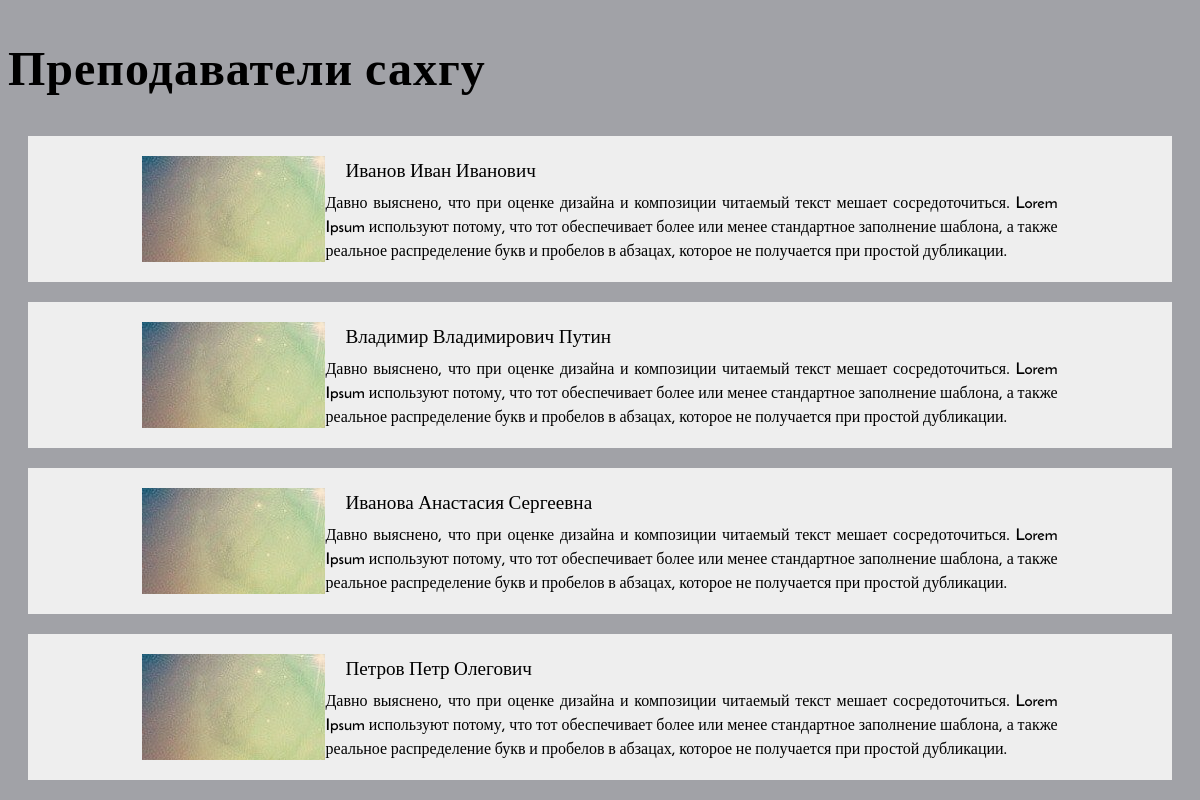
Page /about_teachers.php on the committed database.
### tables this page shows
CREATE TABLE `teachers` (
  `id` int(11) NOT NULL,
  `name` varchar(255) NOT NULL DEFAULT 'Иванов Иван Иванович',
  `about` text DEFAULT NULL,
  `photo` varchar(255) NOT NULL DEFAULT 'photoTeacher.jpg'
);

### about_teachers.php (the view, shortened to what this page needs)
<?php
$connection = mysqli_connect( 'localhost', 'root', 'root','test_db');
$result = mysqli_query($connection, "SELECT * FROM `teachers` WHERE 1");
?>
<?php include "head.php" ?>
    <main class="teacher_main_block">
        <h1>Преподаватели сахгу</h1>
        <?php
        while ( $art = mysqli_fetch_assoc($result))
        {
            ?>
            <div class="main_news_container main_teacher_container">
                <div class="news_container">
                    <div class="container">
                        <div class="teacherPhoto" style="background-image: url(./assets/data/teacher/photos/<?php echo $art['photo'] ?>)"></div>
                        <div class="text_part">
                            <div class="title"><?php echo $art['name']?></div>
                            <div class="news_text"><?php echo $art['about']?></div>
                        </div>
                    </div>
                </div>
            </div>
            <?php
        }
        ?>
    </main>

### assets/style/main.css (style rules this page uses)
* { font-family: 'ReemKufi'; user-select: none; }
body { background-color: #A1A2A7; }
h1 { color:black; font-size: 3em; letter-spacing: 1px; }
.news_container { height: auto; margin: 20px; }
.title { padding-left: 20px; font-size: 1.2em; margin-bottom: 5px; }
.news_text { font-size: 12pt; font-weight: 100; }
.container { padding: 5px; text-align: justify; display: grid; grid-template-columns: 1fr 4fr; padding: 20px 10%; background-color: #eeeeee; }

### rows in the picture
teachers: photo (picture), name "Иванов Иван Иванович", about "Давно выяснено, что при оценке дизайна и композиции читаемый текст мешает сосредоточиться. Lorem Ipsum используют потому, что тот обеспечивает более или менее стандартное заполнение шаблона, а также реальное распределение букв и пробелов в абзацах, которое не получается при простой дубликации."
teachers: photo (picture), name "Владимир Владимирович Путин", about "Давно выяснено, что при оценке дизайна и композиции читаемый текст мешает сосредоточиться. Lorem Ipsum используют потому, что тот обеспечивает более или менее стандартное заполнение шаблона, а также реальное распределение букв и пробелов в абзацах, которое не получается при простой дубликации."
teachers: photo (picture), name "Иванова Анастасия Сергеевна", about "Давно выяснено, что при оценке дизайна и композиции читаемый текст мешает сосредоточиться. Lorem Ipsum используют потому, что тот обеспечивает более или менее стандартное заполнение шаблона, а также реальное распределение букв и пробелов в абзацах, которое не получается при простой дубликации."
teachers: photo (picture), name "Петров Петр Олегович", about "Давно выяснено, что при оценке дизайна и композиции читаемый текст мешает сосредоточиться. Lorem Ipsum используют потому, что тот обеспечивает более или менее стандартное заполнение шаблона, а также реальное распределение букв и пробелов в абзацах, которое не получается при простой дубликации."
